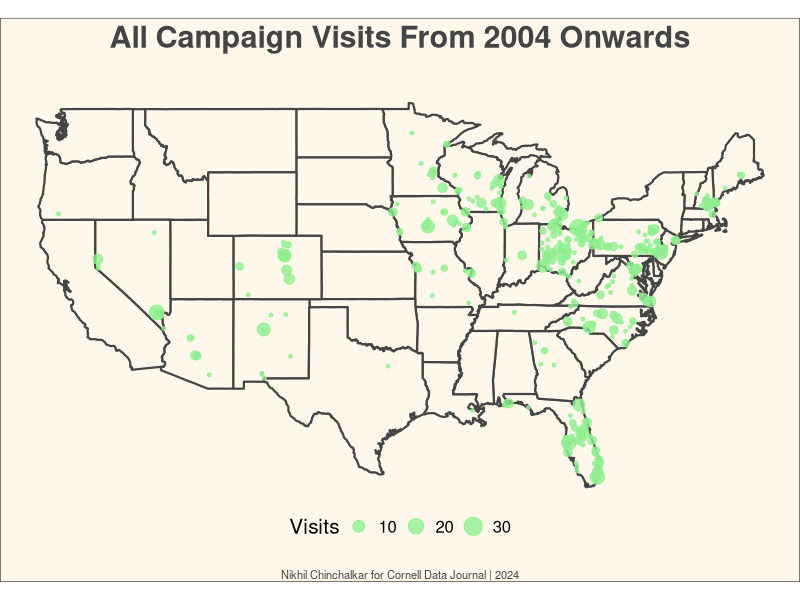
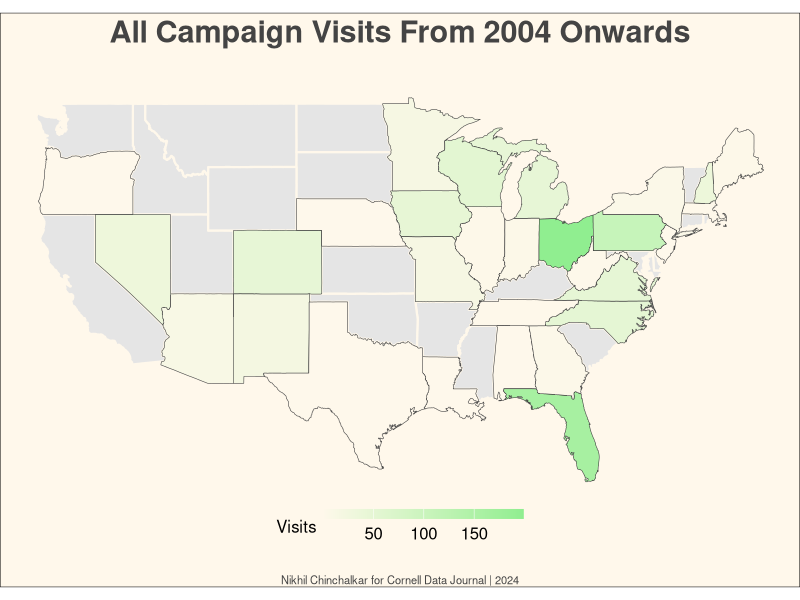

Write R code to recreate these figures, in order.
#import libraries
library(tidyverse)
library(dplyr)
library(sf)
library(ggplot2)

setwd("~/GitHub/campaign_trails_cdj/campaign_csvs")
all_visits <- read_csv('all_visits.csv')

setwd("~/GitHub/campaign_trails_cdj/")
cities <- read_csv('us-cities-top-1k.csv')
cities <- cities |> 
  mutate(location = paste0(City,", ",State)) |> 
  select(location, Population)

all_visits_location <- all_visits |> 
  left_join(cities, join_by(location == location)) |> 
  group_by(location) |> 
  summarize(count=n(), lng=first(lng),lat=first(lat))

all_visits_location <- all_visits_location |> 
  filter(!is.na(lng) | !is.na(lat)) |> 
  st_as_sf(coords=c("lng","lat")) |> 
  st_set_crs(4326)

#points <- all_visits_location |> 
#  st_coordinates() |> 
#  as.data.frame()

usa <- st_as_sf(maps::map("state", fill=TRUE, plot=FALSE))

ggplot()+
  geom_sf(data=usa, color = "#444444", fill = "#FFF8eb", linewidth=.75)+
  #stat_density_2d(data=points, aes(x=X, y=Y, fill = ..level..), geom = "polygon")+
  geom_sf(data=all_visits_location, aes(size=count),color='#90EE90', alpha=0.8)+
  theme_void()+
  labs(title="All Campaign Visits From 2004 Onwards<br>",
       caption="<br><br>Nikhil Chinchalkar for Cornell Data Journal | 2024 ", 
       size="Visits")+
  theme(plot.title = ggtext::element_markdown(size = 22, hjust =0.5, face = "bold", color="#444444"), 
        plot.subtitle = ggtext::element_markdown(size = 16, hjust =0.5, face = "bold", color="#444444"), 
        plot.caption = ggtext::element_markdown(size = 8, hjust =0.5, color="#444444"),
        legend.position = "bottom",
        legend.title = element_text(size = 15),
        legend.text = element_text(size = 12),
        plot.background = element_rect(fill = "#FFF8EB"))

all_visits_state <- all_visits |> 
  left_join(cities, join_by(location == location)) |> 
  group_by(state) |> 
  summarize(count=n(), lng=first(lng),lat=first(lat)) |> 
  mutate(state = tolower(state))

visit_state_plot <- inner_join(usa, all_visits_state, join_by(ID == state))

ggplot(visit_state_plot)+
  geom_sf(data=usa, color="#fff8eb", linewidth=.75)+
  geom_sf(aes(fill=count),color="#444444")+
  scale_fill_gradient2(mid="#fff8eb", high = "#90ee90",
                       guide = guide_colorbar(barwidth = 10, barheight = 0.5))+
  theme_minimal()+
  theme_void()+
  labs(title="All Campaign Visits From 2004 Onwards<br>",
       caption="<br><br>Nikhil Chinchalkar for Cornell Data Journal | 2024 ", 
       fill="Visits")+
  theme(plot.title = ggtext::element_markdown(size = 22, hjust =0.5, face = "bold", color="#444444"), 
        plot.subtitle = ggtext::element_markdown(size = 16, hjust =0.5, face = "bold", color="#444444"), 
        plot.caption = ggtext::element_markdown(size = 8, hjust =0.5, color="#444444"),
        legend.position = "bottom",
        legend.title = element_text(size = 12),
        legend.text = element_text(size = 12),
        plot.background = element_rect(fill = "#FFF8EB"))
